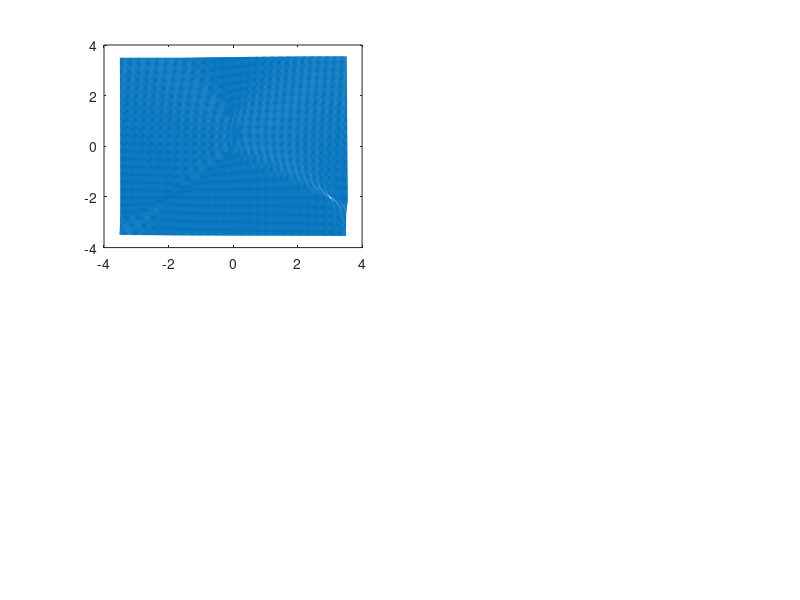

Source code (MATLAB): (Note: this script raises an error after producing the figure.)
clf;
%% Problem 8
[XX,YY] = meshgrid(linspace(-3.5,3.5,200),linspace(-3.5,3.5,200));
dx = -(XX-YY).*(1-XX-YY);
dy = XX.*(2+YY);
dxnorm = dx./(sqrt(dx.^2+dy.^2))/100;
dynorm = dy./(sqrt(dx.^2+dy.^2))/100;
equil = [0,0;0,1;-2,-2;3,-2];

figure(1);
for index1 = 1:size(equil,1)
    subplot(2,2,index1)
    quiver(XX,YY,dxnorm,dynorm); hold on;
    xline(0,'r');yline(-2,'r');
    plot(linspace(-3.5,3.5),linspace(-3.5,3.5),"r")
    plot(1-linspace(-3.5,3.5),linspace(-3.5,3.5),"r")
    scatter(equil(:,1),equil(:,2),100,"*","k");
    DeltaX = .5;
    plot(linspace(-DeltaX,DeltaX,10),-linspace(-DeltaX,DeltaX,10),"k");
    plot(linspace(-DeltaX,DeltaX,10),2*linspace(-DeltaX,DeltaX,10),"k");

    plot(-2+linspace(-DeltaX,DeltaX,10),-2+0*linspace(-DeltaX,DeltaX,10),"k")
    plot(-2+linspace(-DeltaX,DeltaX,10),-2+3/5*linspace(-DeltaX,DeltaX,10),"k")

    plot(3+linspace(-DeltaX,DeltaX,10),-2+0*linspace(-DeltaX,DeltaX,10),"k")
    plot(3+linspace(-DeltaX,DeltaX,10),-2-2/5*linspace(-DeltaX,DeltaX,10),"k")
    xlim([equil(index1,1)-.5,equil(index1,1)+.5]);ylim([equil(index1,2)-.5,equil(index1,2)+.5])
    title(['Equilibrium point: (',num2str(equil(index1,1)),',',num2str(equil(index1,2)),')'])
end

[XX,YY] = meshgrid(linspace(-4,4,20),linspace(-4,4,20));
dx = -(XX-YY).*(1-XX-YY);
dy = XX.*(2+YY);
figure(2)
quiver(XX,YY,dx,dy);hold on

Startingpoint = [0,2;2,2;-.1,-.4;-3,4;3,-4;0,-1;2,-2;2,-1;-3,-1;3.5,-2;-.1,.1;0.5,0.5]; tspan = [0,10];
scatter(Startingpoint(:,1),Startingpoint(:,2),100,".","k")
scatter(equil(:,1),equil(:,2),100,"*","r");
for index1 = 1:size(Startingpoint,1)
    [t,y] = ode45(@(t,u) rhs8(t,u),tspan,Startingpoint(index1,:)');
    plot(y(:,1),y(:,2),"k")
    scatter(y(end,1),y(end,2),100,".","r")
end
xlim([-4,4]);ylim([-4,4])


%% Problem 9
[XX,YY] = meshgrid(linspace(-3.5,3.5,200),linspace(-3.5,3.5,200));
dx = XX-YY.^2;
dy = YY-XX.^2;
dxnorm = dx./(sqrt(dx.^2+dy.^2))/100;
dynorm = dy./(sqrt(dx.^2+dy.^2))/100;
equil = [0,0;1,1];

figure(3);
for index1 = 1:size(equil,1)
    subplot(1,2,index1)
    quiver(XX,YY,dxnorm,dynorm); hold on;
    plot(linspace(-3.5,3.5),linspace(-3.5,3.5).^2,"r")
    plot(linspace(-3.5,3.5).^2,linspace(-3.5,3.5),"r")
    scatter(equil(:,1),equil(:,2),100,"*","k");
    DeltaX = .5;
    plot(1+linspace(-DeltaX,DeltaX,10),1-linspace(-DeltaX,DeltaX,10),"k");
    plot(1+linspace(-DeltaX,DeltaX,10),1+linspace(-DeltaX,DeltaX,10),"k");

    xlim([equil(index1,1)-.5,equil(index1,1)+.5]);ylim([equil(index1,2)-.5,equil(index1,2)+.5])
    title(['Equilibrium point: (',num2str(equil(index1,1)),',',num2str(equil(index1,2)),')'])
end

[XX,YY] = meshgrid(linspace(-4,4,20),linspace(-4,4,20));
dx = XX-YY.^2;
dy = YY-XX.^2;
figure(4)
quiver(XX,YY,dx,dy);hold on

Startingpoint = [0,2;2,2;-.1,-.4;-3,4;3,-4;0,-1;2,-2;2,-1;-3,-1;3.5,-2;-.1,.1;0.5,0.5]; tspan = [0,10];
scatter(Startingpoint(:,1),Startingpoint(:,2),100,".","k")
scatter(equil(:,1),equil(:,2),100,"*","r");
for index1 = 1:size(Startingpoint,1)
    [t,y] = ode45(@(t,u) rhs9(t,u),tspan,Startingpoint(index1,:)');
    plot(y(:,1),y(:,2),"k")
    scatter(y(end,1),y(end,2),100,".","r")
end
xlim([-4,4]);ylim([-4,4])


%% Problem 10
[XX,YY] = meshgrid(linspace(-5,5,200),linspace(-5,5,200));
dx = (2+XX).*(YY-XX);
dy = (4-XX).*(YY+XX);
dxnorm = dx./(sqrt(dx.^2+dy.^2))/100;
dynorm = dy./(sqrt(dx.^2+dy.^2))/100;
equil = [0,0;-2,2;4,4];

figure(5);
for index1 = 1:size(equil,1)
    subplot(1,3,index1)
    quiver(XX,YY,dxnorm,dynorm); hold on;
    xline(-2,"r"); xline(4,"r");
    plot(linspace(-5,5),linspace(-5,5),"r")
    plot(linspace(-5,5),-linspace(-5,5),"r")
    scatter(equil(:,1),equil(:,2),100,"*","k");
    DeltaX = .5;
    plot(-2+linspace(-DeltaX,DeltaX,10),2-3*linspace(-DeltaX,DeltaX,10),"k");
    plot(-2+0*linspace(-DeltaX,DeltaX,10),2+linspace(-DeltaX,DeltaX,10),"k");

    plot((sqrt(17)-3)/4*linspace(-DeltaX,DeltaX,10),linspace(-DeltaX,DeltaX,10),"k");
    plot(-(sqrt(17)+3)/4*linspace(-DeltaX,DeltaX,10),linspace(-DeltaX,DeltaX,10),"k");

    xlim([equil(index1,1)-.5,equil(index1,1)+.5]);ylim([equil(index1,2)-.5,equil(index1,2)+.5])
    title(['Equilibrium point: (',num2str(equil(index1,1)),',',num2str(equil(index1,2)),')'])
end

[XX,YY] = meshgrid(linspace(-5,5,20),linspace(-5,5,20));
dx = (2+XX).*(YY-XX);
dy = (4-XX).*(YY+XX);
figure(6)
quiver(XX,YY,dx,dy);hold on

Startingpoint = [0,2;2,2;-.1,-.4;-3,4;3,-4;0,-1;2,-2;2,-1;-3,-1;3.5,-2;-.1,.1;0.5,0.5]; tspan = [0,2];
scatter(Startingpoint(:,1),Startingpoint(:,2),100,".","k")
scatter(equil(:,1),equil(:,2),100,"*","r");
for index1 = 1:size(Startingpoint,1)
    [t,y] = ode45(@(t,u) rhs10(t,u),tspan,Startingpoint(index1,:)');
    plot(y(:,1),y(:,2),"k")
    scatter(y(end,1),y(end,2),100,".","r")
end
xlim([-5,5]);ylim([-5,5])

[XX,YY] = meshgrid(linspace(-4,4,20),linspace(-4,4,20));
initcon = [1,1;0,1;-1,0;1,-.75;2,1;1,1;1,3;sqrt(3),1;1,-sqrt(3);1,2];
timestep = [0,10];

A = [2,-5;1,-2];
dx = 2*XX-5*YY;
dy = XX-2*YY;
figure(9)
plotting(XX,YY,dx,dy,initcon,timestep,A);

A = [-1,-1;0,-.25];
dx = -XX-YY;
dy = -.25*YY;
figure(10)
plotting(XX,YY,dx,dy,initcon,timestep,A);

A = [3,-4;1,-1];
dx = 3*XX-4*YY;
dy = XX-1*YY;
figure(11)
plotting(XX,YY,dx,dy,initcon,timestep,A);

A = [2,-5/2;9/5,-1];
dx = 2*XX-5/2*YY;
dy = 9/5*XX-1*YY;
figure(12)
plotting(XX,YY,dx,dy,initcon,timestep,A);

A = [2,-1;3,-2];
dx = 2*XX-1*YY;
dy = 3*XX-2*YY;
figure(13)
plotting(XX,YY,dx,dy,initcon,timestep,A);

A = [1,sqrt(3);sqrt(3),-1];
dx = XX+sqrt(3)*YY;
dy = sqrt(3)*XX-1*YY;
figure(14)
plotting(XX,YY,dx,dy,initcon,timestep,A);

A = [3,-2;2,-2];
dx = 3*XX-2*YY;
dy = 2*XX-2*YY;
figure(15)
plotting(XX,YY,dx,dy,initcon,timestep,A);


function [] = plotting(XX,YY,dx,dy,initcon,timestep,A)
quiver(XX,YY,dx,dy);hold on
scatter(initcon(:,1),initcon(:,2),100,".","k");
for index1 = 1:size(initcon,1)
    [t,y] = ode45(@(t,y) rhs(t,y,A),timestep,initcon(index1,:)');
    plot(y(:,1),y(:,2),"k")
    scatter(y(end,1),y(end,2),100,".","r")
end
xlim([-4,4]);ylim([-4,4]);
end

function dydx = rhs(t,y,A)
dydx = A*y;
end


function dydt = rhs8(t,u)
dydt = zeros(2,1);
dydt(1) = -(u(1)-u(2)).*(1-u(1)-u(2));
dydt(2) = u(1).*(2+u(2));
end

function dydt = rhs9(t,u)
dydt = zeros(2,1);
dydt(1) = u(1)-u(2).^2;
dydt(2) = u(2)-u(1).^2;
end

function dydt = rhs10(t,u)
dydt = zeros(2,1);
dydt(1) = (2+u(1)).*(u(2)-u(1));
dydt(2) = (4-u(1)).*(u(2)+u(1));
end

